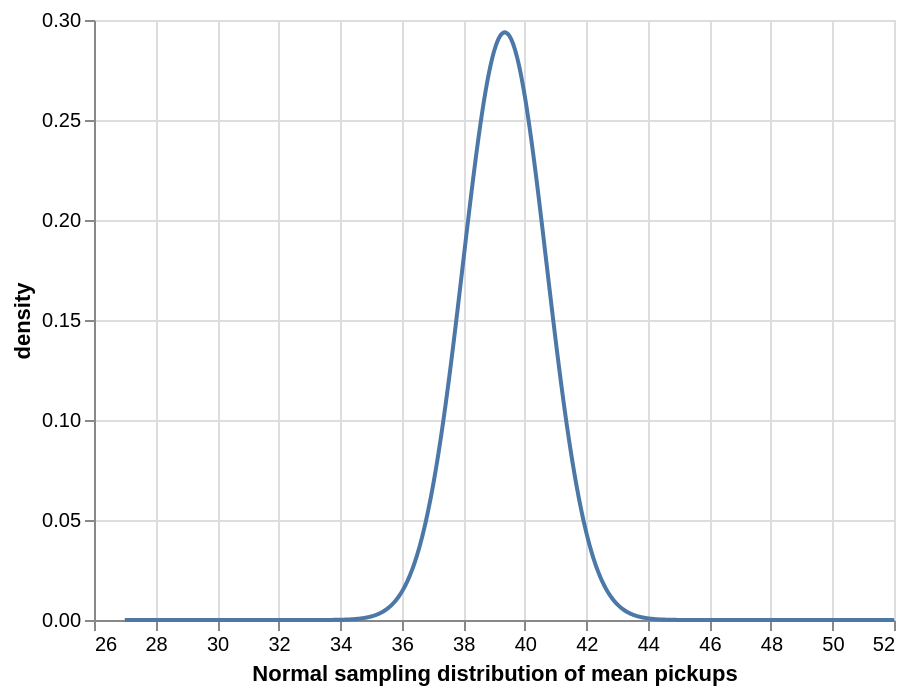

Notebook cell for this chart:
### Markdown cell above
Given the sample mean pickups ($\bar{x}$ = `pickups_mean`) and the sample mean standard error ($s_\bar{x}$ = `pickups_se`), we can construct a sampling distribution using the standard error. As discussed in lecture, there are three functions we'll want to define in order to construct different uncertainty visualizations: the probability density function (PDF), the cumulative distribution function (CDF), and the quantile function (also called the percentage points function, PPF). For a mean and standard error, these are:

$\begin{align}
\mathrm{density~function~(PDF):~} & f_\mathrm{Normal}\left(x \middle| \bar{x}, s_\bar{x}\right) & \mathtt{stats.norm.pdf()}\\
\mathrm{cumulative~distribution~function~(CDF):~} & F_\mathrm{Normal}\left(x \middle| \bar{x}, s_\bar{x}\right) & \mathtt{stats.norm.cdf()}\\
\mathrm{quantile~function~(PPF):~} & F^{-1}_\mathrm{Normal}\left(p \middle| \bar{x}, s_\bar{x}\right) & \mathtt{stats.norm.ppf()}
\end{align}$

### Code cell
pickups_mean = pickups_df['pickups'].mean()

# generate evenly-spaced numbers covering the range of values of pickups
# that we will calculate the density of the sampling distribution at
x = np.linspace(
    start = pickups_df['pickups'].min(), 
    stop = pickups_df['pickups'].max(),
    num = 1001
)

# this is the density of the sampling distribution: f_Normal(x | x_bar, se)
density = stats.norm.pdf(x, pickups_mean, pickups_se)

df = pd.DataFrame({"Normal sampling distribution of mean pickups": x, "density": density})

pickups_se_chart = alt.Chart(df).mark_line().encode(
    x="Normal sampling distribution of mean pickups",
    y="density"
)

pickups_se_chart

### Figure 1 — Vega-Lite specification as saved in the notebook (floating-point values rounded to 4 significant figures; data arrays with more than 128 entries replaced by an {"elided": "..."} marker saying what was removed)
{"config": {"view": {"continuousWidth": 400, "continuousHeight": 300}}, "data": {"name": "data-fe97dec8bac178e25f3919ba19c2834b"}, "mark": "line", "encoding": {"x": {"field": "Normal sampling distribution of mean pickups", "type": "quantitative"}, "y": {"field": "density", "type": "quantitative"}}, "$schema": "https://vega.github.io/schema/vega-lite/v4.17.0.json", "datasets": {"data-fe97dec8bac178e25f3919ba19c2834b": {"elided": "1001 records"}}}
